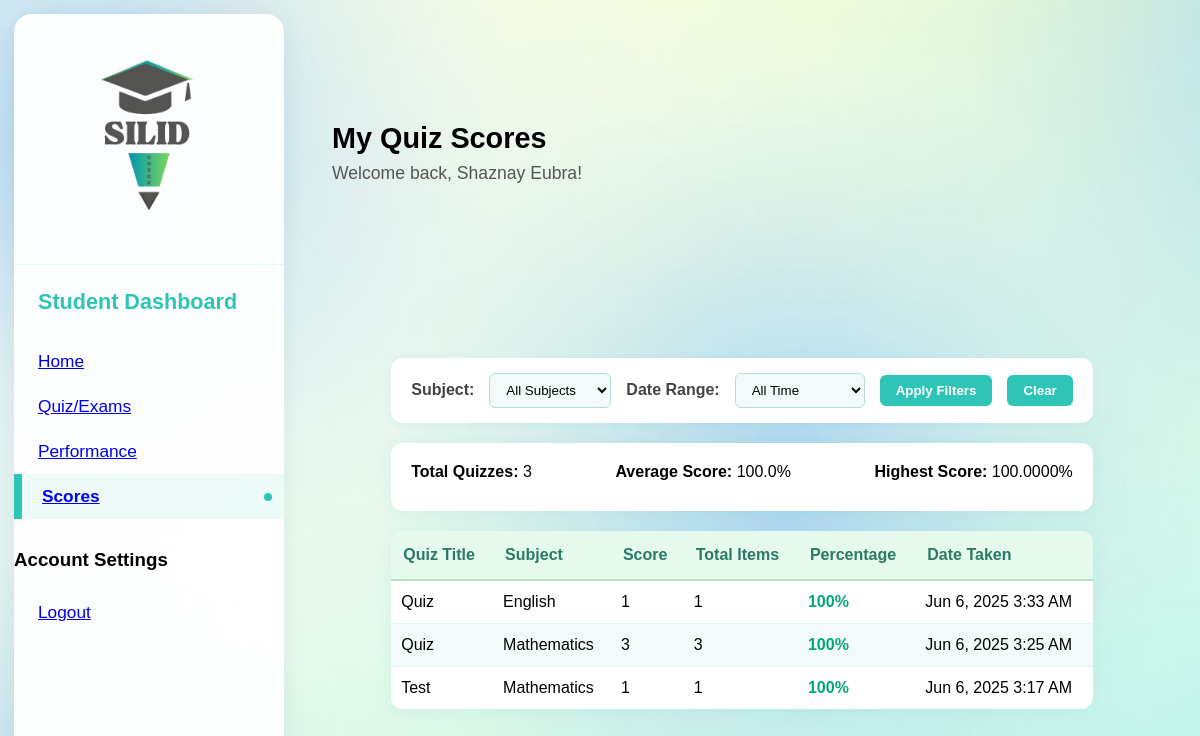
Screenshot of /Dashboard/student_scores.php (signed in) with the database file from the repository.
### tables this page shows
CREATE TABLE `quiz_results` (
  `id` int(11) NOT NULL,
  `quiz_id` int(11) NOT NULL,
  `student_id` int(11) NOT NULL,
  `score` int(11) DEFAULT NULL,
  `total` int(11) NOT NULL,
  `taken_at` datetime DEFAULT current_timestamp()
);

CREATE TABLE `quizzes` (
  `id` int(11) NOT NULL,
  `teacher_id` int(11) NOT NULL,
  `title` varchar(255) NOT NULL,
  `subject` varchar(100) NOT NULL,
  `created_at` datetime NOT NULL,
  `status` varchar(50) NOT NULL DEFAULT 'ongoing'
);

### Dashboard/student_scores.php (the view, shortened to what this page needs)
<?php
include 'db_connect.php';
?>
<!DOCTYPE html>
<html lang="en">
<head>
  <link rel="stylesheet" href="dashboard.css"/>
</head>
<body>
  <div id="student-dashboard">
    <div class="container">
      <aside class="sidebar">
        <div class="logo">
          <img src="../assets/pics/sc_logo.png" alt="SILID Logo" />
        </div>
        <nav>
          <h2>Student Dashboard</h2>
          <ul>
            <li id="menu-home">
              <a href="student_dashboard.php">Home</a>
            </li>
            <li id="menu-exams">
              <a href="student_exams.php">Quiz/Exams</a>
            </li>
            <li id="menu-performance">
              <a href="student_performance.php">Performance</a>
            </li>
            <li id="menu-scores" class="active">
              <a href="student_scores.php">Scores</a>
            </li>
          </ul>
          <div class="settings">
            <h3>Account Settings</h3>
            <ul>
              <li id="logout-btn">
                <a href="javascript:void(0);" onclick="document.getElementById('logoutModal').style.display='block';">Logout</a>
              </li>
            </ul>
          </div>
        </nav>
      </aside>
      <main class="main-content">
        <header class="header">
          <div class="header-title">
            <h1>My Quiz Scores</h1>
            <p>Welcome back, <?php echo isset($_SESSION['student_name']) ? htmlspecialchars($_SESSION['student_name']) : 'Student'; ?>!</p>
          </div>
        </header>
        <div class="scores-container">
          <div class="score-filters">
            <label for="subject-filter">Subject:</label>
            <select id="subject-filter">
              <option value="">All Subjects</option>
              <?php
              $student_id = $_SESSION['student_id'];
              $stmt = $conn->prepare("CALL GetStudentSubjects(?)");
              $stmt->bind_param('i', $student_id);
              $stmt->execute();
              $result = $stmt->get_result();
              if ($result) {
                while ($row = $result->fetch_assoc()) {
                  echo '<option value="' . htmlspecialchars($row['subject']) . '">' . htmlspecialchars($row['subject']) . '</option>';
                }
              }
              $conn->next_result();
              ?>
            </select>
            <label for="date-filter">Date Range:</label>
            <select id="date-filter">
              <option value="">All Time</option>
            </select>
            <button id="apply-filters">Apply Filters</button>
            <button id="clear-filters" class="clear">Clear</button>
          </div>
          <div class="score-summary">
            <?php
            $stmt = $conn->prepare("CALL GetStudentScoreSummary(?)");
            $stmt->bind_param('i', $student_id);
            $stmt->execute();
            $result = $stmt->get_result();
            if ($result && $row = $result->fetch_assoc()) {
              echo '<div style="display:flex;justify-content:space-between;flex-wrap:wrap;">';
              echo '<div style="margin-right:30px;margin-bottom:10px;"><strong>Total Quizzes:</strong> ' . ($row['total_quizzes'] ?? 0) . '</div>';
              echo '<div style="margin-right:30px;margin-bottom:10px;"><strong>Average Score:</strong> ' . number_format($row['avg_score'] ?? 0, 1) . '%</div>';
              echo '<div style="margin-bottom:10px;"><strong>Highest Score:</strong> ' . ($row['highest_score'] ?? 0) . '%</div>';
              echo '</div>';
            } else {
              echo '<p style="margin:0;text-align:center;">No quiz data available.</p>';
            }
            $conn->next_result();
            ?>
          </div>
          <table class="scores-table">
            <thead>
              <tr>
                <th>Quiz Title</th>
                <th>Subject</th>
                <th>Score</th>
                <th>Total Items</th>
                <th>Percentage</th>
                <th>Date Taken</th>
              </tr>
            </thead>
            <tbody id="scores-tbody">
            <?php
            if (isset($_SESSION['student_id'])) {
              $student_id = intval($_SESSION['student_id']);
              $stmt = $conn->prepare("CALL GetStudentQuizScores(?)");
              $stmt->bind_param('i', $student_id);
              $stmt->execute();
              $result = $stmt->get_result();
              if ($result && $result->num_rows > 0) {
                while ($row = $result->fetch_assoc()) {
                  $total_items = $row['total_items'] ?? 1;
                  $percentage = round(($row['score'] / $total_items) * 100);
                  $scoreClass = '';
                  if ($percentage >= 80) {
                    $scoreClass = 'high-score';
                  } else if ($percentage >= 60) {
                    $scoreClass = 'medium-score';
                  } else {
                    $scoreClass = 'low-score';
                  }
                  $date = date('M j, Y g:i A', strtotime($row['taken_at']));
                  echo '<tr>';
                  echo '<td>' . htmlspecialchars($row['title']) . '</td>';
                  echo '<td>' . htmlspecialchars($row['subject']) . '</td>';
                  echo '<td>' . htmlspecialchars($row['score']) . '</td>';
                  echo '<td>' . htmlspecialchars($total_items) . '</td>';
                  echo '<td><span class="score-value ' . $scoreClass . '">' . $percentage . '%</span></td>';
                  echo '<td>' . htmlspecialchars($date) . '</td>';
                  echo '</tr>';
                }
              } else {
                echo '<tr><td colspan="6" class="no-data">No quiz scores found.</td></tr>';
              }
            } else {
              echo '<tr><td colspan="6" class="no-data">Not logged in.</td></tr>';
            }
            ?>
            </tbody>
          </table>
        </div>
      </main>
    </div>
  </div>
</body>
</html>

### Dashboard/dashboard.css (style rules this page uses)
body { margin: 0; font-family: "Cal Sans", sans-serif; background-image: url(../assets/pics/student-dashboard-bg.jpg); background-size: cover; min-height: 100vh; }
.container { display: flex; min-height: 100vh; }
.sidebar { width: 270px; min-height: 100vh; background: rgba(255, 255, 255, 0.95); padding: 32px 0 24px 0; display: flex; flex-direction: column; align-items: stretch; border-radius: 18px; margin: 14px 0 14px 14px; box-shadow: 0 4px 24px rgba(0, 0, 0, 0.06); transition: all 0.3s ease; overflow-y: auto; position: sticky; top: 14px; height: calc(100vh - 28px); }
.logo { padding: 0 24px 18px; border-bottom: 1px solid rgba(46, 196, 182, 0.1); margin-bottom: 24px; }
.logo img { width: 200px; display: block; margin: 0 auto; transition: transform 0.3s ease; }
.sidebar h2 { font-size: 1.35rem; font-weight: bold; margin: 0 0 24px 0; padding: 0 24px; color: #2ec4b6; }
.sidebar nav ul { list-style: none; padding: 0; margin: 0 0 30px 0; }
.sidebar nav ul li { font-size: 1.08rem; margin: 0; padding: 12px 24px; color: #333; cursor: pointer; transition: all 0.3s ease; position: relative; border-left: 0px solid transparent; display: flex; align-items: center; }
.sidebar nav ul li.active { color: #2ec4b6; font-weight: 600; background: rgba(46, 196, 182, 0.08); border-left: 4px solid #2ec4b6; }
.sidebar nav ul li::before { content: ""; position: absolute; left: 0; top: 0; height: 100%; width: 4px; background: transparent; transition: transform 0.3s ease, background-color 0.3s ease; transform: scaleY(0); }
.sidebar nav ul li.active::before { background: #2ec4b6; transform: scaleY(1); }
.sidebar nav ul li.active::after { content: ""; position: absolute; right: 12px; width: 8px; height: 8px; background: #2ec4b6; border-radius: 50%; animation: pulse 2s infinite; }
.settings ul li { font-size: 1.08rem; padding: 12px 24px; color: #333; cursor: pointer; transition: all 0.2s ease; border-left: 0px solid transparent; position: relative; }
.settings ul li::before { content: ""; position: absolute; left: 0; top: 0; height: 100%; width: 4px; background: transparent; transition: transform 0.3s ease, background-color 0.3s ease; transform: scaleY(0); }
.main-content { flex: 1; display: flex; flex-direction: column; min-height: 100vh; }
.header { display: flex; flex-direction: row; align-items: center; justify-content: space-between; position: relative; min-height: 120px; padding: 0 32px; }
.header-title { display: flex; flex-direction: column; align-items: flex-start; align-self: flex-start; margin-left: 0 !important; margin-right: 0 !important; margin-bottom: 18px; margin-top: 90px; padding-left: 0; align-self: center; }
.header-title h1 { font-size: 1.45rem; font-weight: bold; margin: 0 0 4px 0; }
.header-title p { margin: 0; font-size: 1.08rem; color: #222; }
.scores-table { width: 100%; border-collapse: collapse; margin-top: 18px; background: rgba(255, 255, 255, 0.9); border-radius: 10px; overflow: hidden; }
.scores-table th, .scores-table td { padding: 12px 18px; text-align: left; }
.scores-table th { background: #2ec4b6; color: #fff; }
.scores-table tr:nth-child(even) { background: #f3fbfa; }
.main-content { margin-left: 0; padding: 16px; box-sizing: border-box; width: calc(100% - 260px); }
.header { padding-top: 16px; margin-bottom: 16px; min-height: auto; }
.header-title h1 { font-size: 1.8rem; margin-bottom: 8px; }
.header-title p { font-size: 1.1rem; color: #555; }

### rows the page displays
quiz_results: quiz.title "Quiz", quiz.subject "English", score "1", total_items "1", percentage "100", taken_at "Jun 6, 2025 3:33 AM"
quiz_results: quiz.title "Quiz", quiz.subject "Mathematics", score "3", total_items "3", percentage "100", taken_at "Jun 6, 2025 3:25 AM"
quiz_results: quiz.title "Test", quiz.subject "Mathematics", score "1", total_items "1", percentage "100", taken_at "Jun 6, 2025 3:17 AM"

### other values shown
$_SESSION['student_name'] "Shaznay Eubra"
$row['total_quizzes'] "3"
$row['avg_score'] "100.0"
$row['highest_score'] "100.0000"
